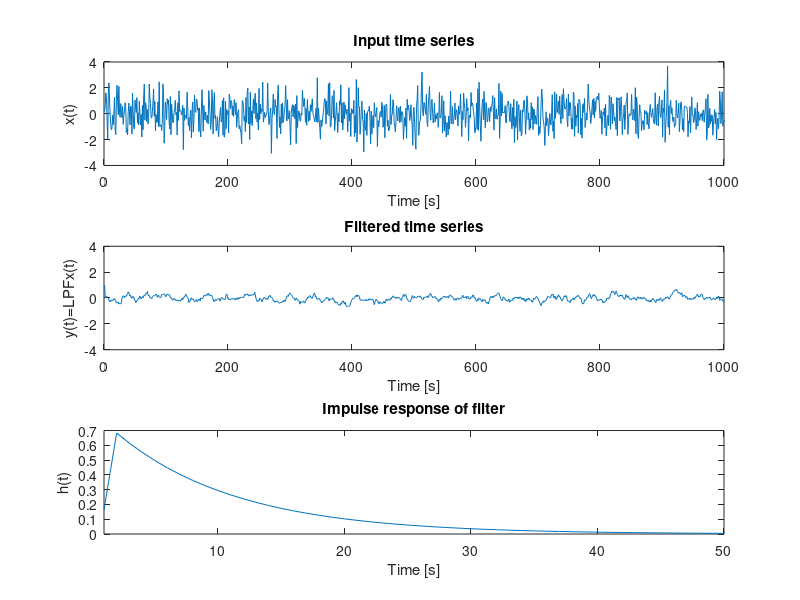

MATLAB code for this plot:
%% Convolution_demo.m
% Script to demonstrate convolution in the time domain being the equivalent
% of multiplication in the frequency domain
%
% Pierre Cilliers, SANSA Space Science, 2017-08-11
close all
clear all
clc

%% Generate random number time series
N=1000;
t=1:N;
dt=1;
x=randn(1,N);
figure(1)
subplot(3,1,1);
plot(t,x);
xlabel('Time [s]');
ylabel('x(t)');
title('Input time series');
v=axis;

%% Apply LPF using discrete equation x(t+1)=x(t)- x(t)*dt/tau + dt*n(t)
tau=10; % time constant of LPF
f=0.1*randn(1,N);
y1=zeros(1,N);
y1(1)=1;
for ip=2:N-1
   y1(ip+1)=y1(ip)-y1(ip)*dt/tau+dt*f(ip);
end
figure(1)
subplot(3,1,2);
plot(t,y1);
xlabel('Time [s]');
ylabel('y(t)=LPF{x(t)}');
title('Filtered time series');
axis(v);

%% Impulse response h(t) of filter
h=x;
f1=zeros(1,N);
f1(1)=1;
for ip=2:N-1
   h(ip+1)=h(ip)-h(ip)*dt/tau + dt*f1(ip);
end
figure(1)
subplot(3,1,3);
plot(t,h);
xlim([1 5*tau]);
xlabel('Time [s]');
ylabel('h(t)');
title('Impulse response of filter');
